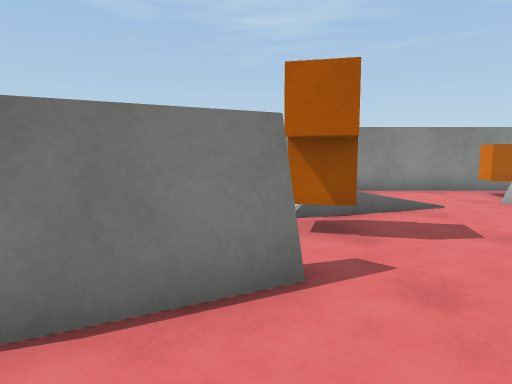
view 1 (above)

16 first-person views from a walk through a scene from a Unity 3-D project. The camera is 1.2 m above the floor, tilts 6° down and sees 70° across. The floor is counted in squares, 1 m on a side. Each view is taken from the middle of a square. On the plan, view 1 faces up. The plan holds only what a view shows up to about 15 squares ahead; the rest is blank. The player character is not drawn. Surface patterns are stand-ins for the level's own textures.

view 2
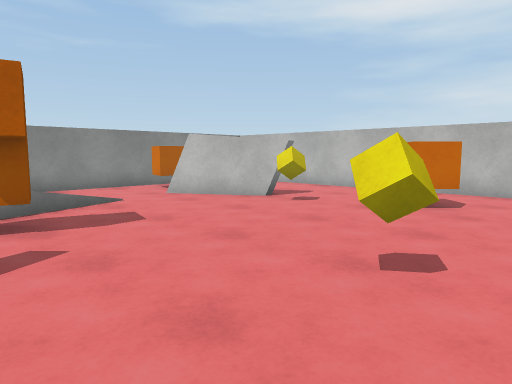

view 3
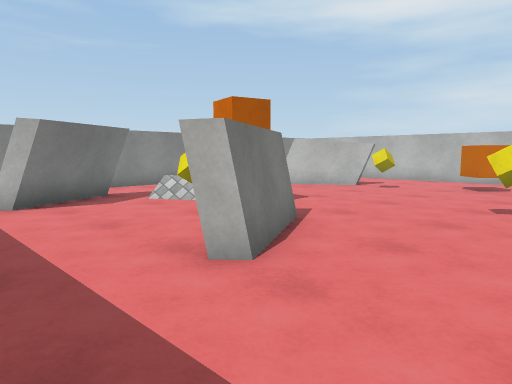

view 4
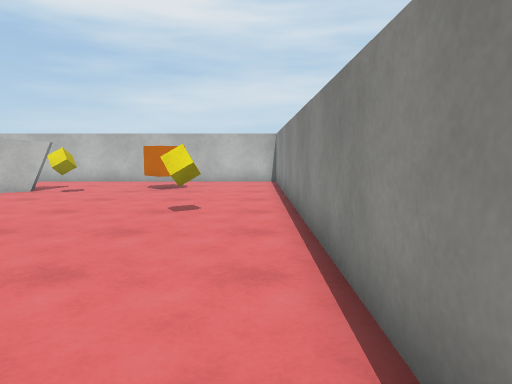

view 5
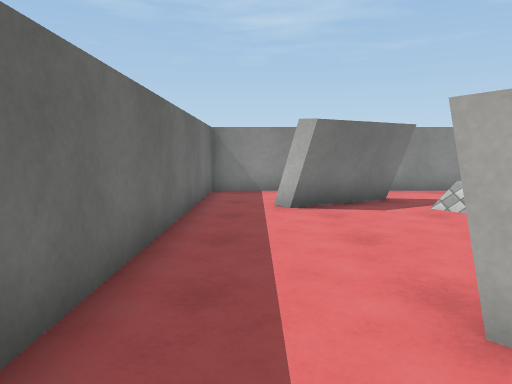

view 6
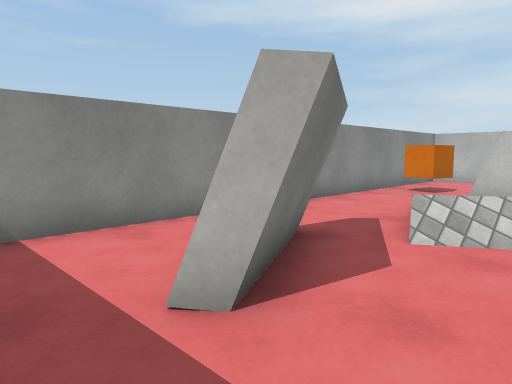

view 7
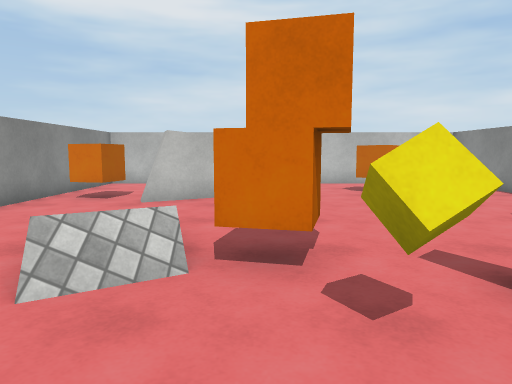

view 8
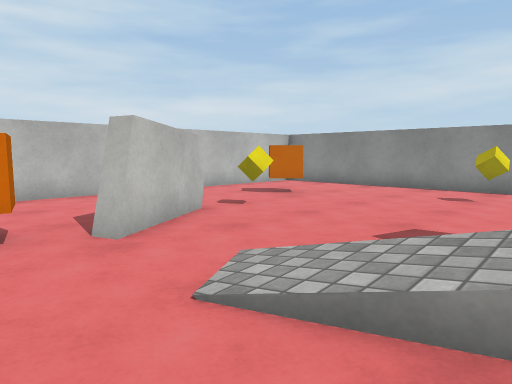

view 9
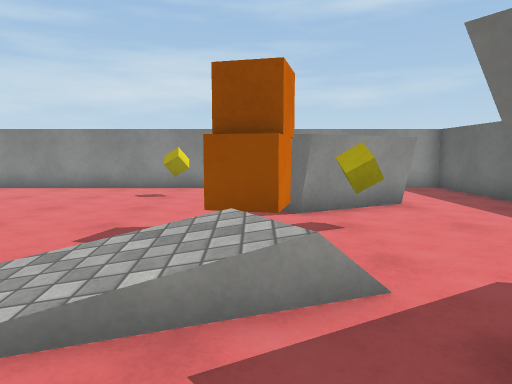

view 10
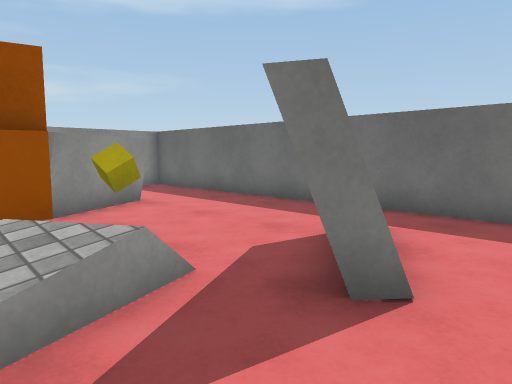

view 11
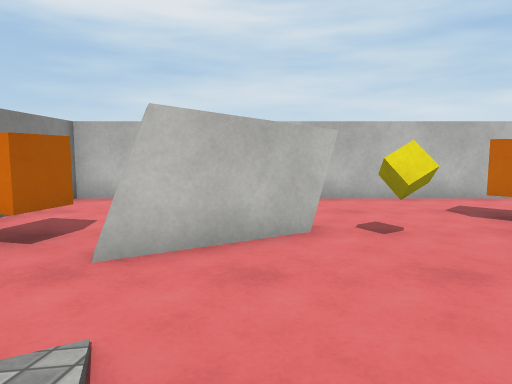

view 12
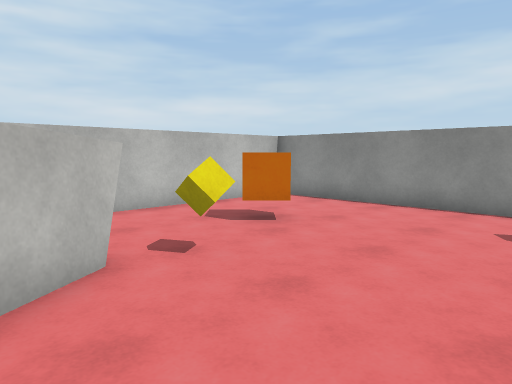

view 13
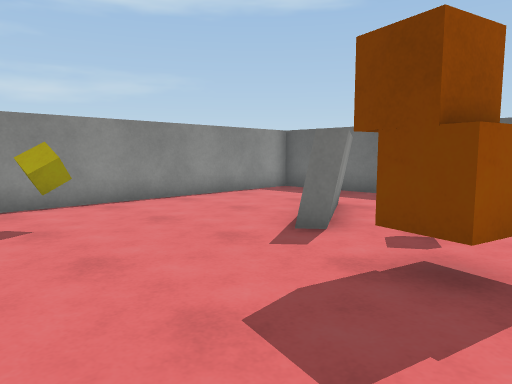

view 14
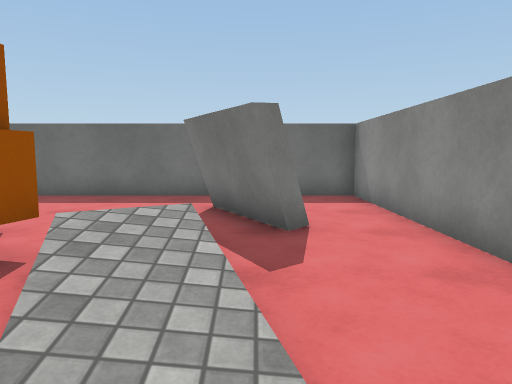

view 15
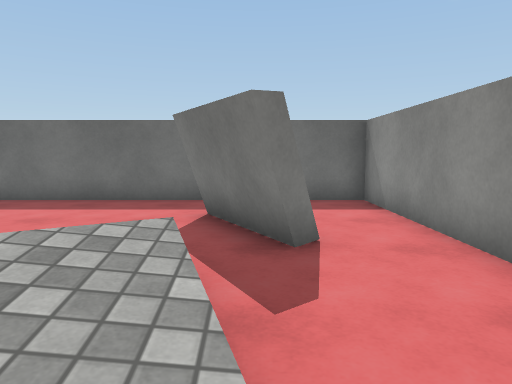

view 16
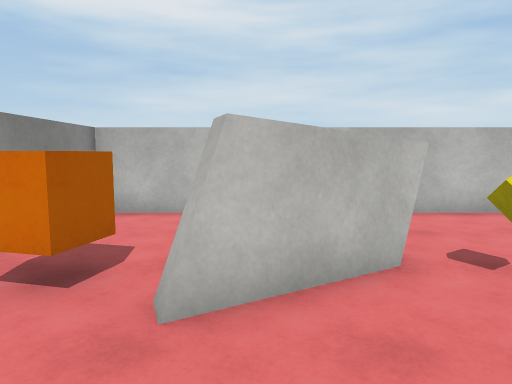

### Floor plan
Points are (right, up) in squares from view 1. A wall is a line through its corners. A room is listed if a view was taken in it or the views show most of it. See-through windows are left out.
Room 1 (views 1, 2, 3, 4, 5, 6, 7, 8, 9, 10, 11, 12, 13, 14, 15, 16)
walls: (0.4, 3.5) (-2.3, 2) (-2.7, 2.4) (0, 3.9) (0.4, 3.5); (6.1, 8.6) (6.7, 8.8); (-0.2, 9.1) (-2.9, 7.6); (8.4, 5.9) (7.9, 5.7) (6.3, 8.4) (6.9, 8.6); (-0.8, 9.7) (-0.6, 9.4); (-3.2, 8) (-3.5, 8.3); (-5.4, 11.8) (-5.4, -1.9) (11.8, -1.9) (11.8, 11.8) (-5.4, 11.8)
low walls: (8.2, 6.2) (7.6, 6); (-0.4, 9.3) (-3, 7.8); (-0.6, 9.4) (-3.2, 8)
objects: yellow cube (-1, 5); orange cube (1, 5) to (1, 6); other object (1, 8); orange cube (2, 6); yellow cube (3, 0); yellow cube (7, 5); orange cube (7, 10) to (7, 11); orange cube (8, 2) to (9, 3)

Where each view was taken, in squares from view 1:
view 1: 0 up, 0 right, facing up
view 2: 1 down, 0 right, facing up-right
view 3: 1 down, 5 left, facing up-right
view 4: 1 down, 4 left, facing right
view 5: 0 up, 4 left, facing up
view 6: 6 up, 5 left, facing up-right
view 7: 6 up, 3 left, facing right
view 8: 11 up, 1 right, facing down-right
view 9: 11 up, 1 right, facing down
view 10: 11 up, 2 right, facing down-left
view 11: 7 up, 2 right, facing right
view 12: 8 up, 3 right, facing down-right
view 13: 7 up, 5 right, facing down-left
view 14: 9 up, 5 right, facing left
view 15: 9 up, 4 right, facing left
view 16: 8 up, 3 right, facing right
